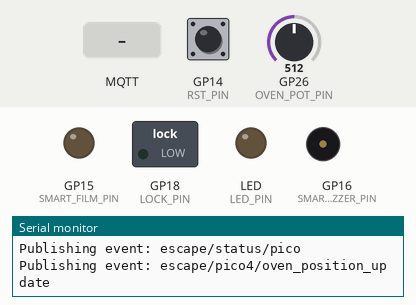
Recording of a program running on a simulated Raspberry Pi Pico W. On the bench: switched loads named in the program (green lamp = pin HIGH), output pins drawn as LEDs (lit = HIGH), buzzer (waves = sounding, pin HIGH), the last lines printed to the serial monitor. The inputs (shaded band) are chosen by the test bench; at power-on: GP14 (RST_PIN) HIGH, GP26 (OVEN_POT_PIN) = 512 (analog values on the 0–1023 scale). WiFi joins after 1.5 s; servers stay silent unless stated; no MQTT or app messages arrive unless stated.

Above: at 5.7 s.
5.8 s: MQTT message "1" arrives on the first subscribed topic
At 6.8 s:
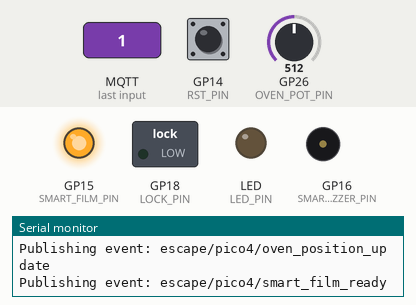
7.6 s: MQTT message "1" arrives on the third subscribed topic
At 8.8 s:
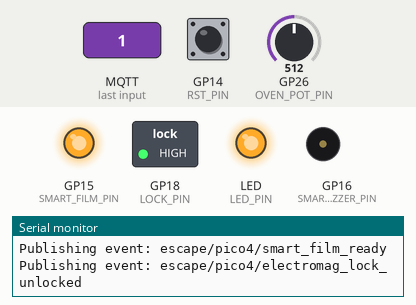
9.1 s: MQTT message "0" arrives on the first subscribed topic
At 9.28 s:
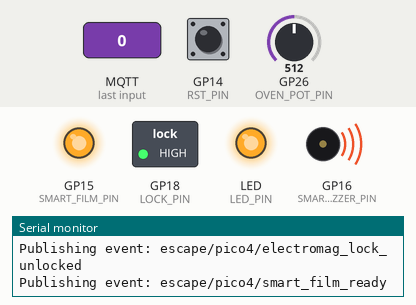
10.9 s: MQTT message "off" arrives on the first subscribed topic
At 12.1 s:
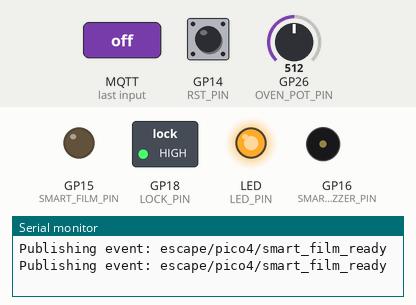
12.4 s: MQTT message "2" arrives on the first subscribed topic
At 13.5 s:
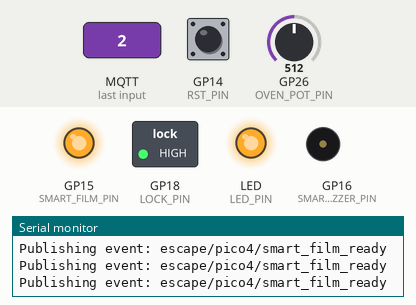
14.2 s: MQTT message "off" arrives on the second subscribed topic
At 15.1 s:
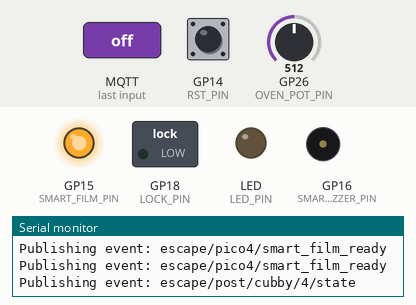
Timing chart, 0 to 16.7 s (numbered marks = the images above; inputs shaded):
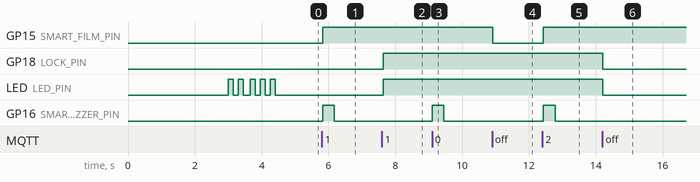

Measured:
- after the input at 5.8 s, GP15 (SMART_FILM_PIN): LOW → HIGH at once; GP16 (SMART_FILM_BUZZER_PIN): LOW → HIGH at once, → LOW 0.35 s later
- after the input at 7.6 s, GP18 (LOCK_PIN), LED (LED_PIN): LOW → HIGH at once
- after the input at 9.1 s, GP16 (SMART_FILM_BUZZER_PIN): LOW → HIGH at once, → LOW 0.35 s later
- after the input at 10.9 s, GP15 (SMART_FILM_PIN): HIGH → LOW at once
- after the input at 12.4 s, GP15 (SMART_FILM_PIN): LOW → HIGH at once; GP16 (SMART_FILM_BUZZER_PIN): LOW → HIGH at once, → LOW 0.35 s later
- after the input at 14.2 s, GP18 (LOCK_PIN), LED (LED_PIN): HIGH → LOW at once

The program:

main.cpp
```cpp
#include <Arduino.h>
#include <WiFi.h>
#include <PubSubClient.h>

#include "../../shared/OvenDial.h"
#include "../../shared/EscapeRoomProtocol.h"
#include "../../shared/PicoStatusReport.h"
#include "../../shared/PostState.h"

#ifndef WIFI_SSID
#define WIFI_SSID "VenueWifi"
#endif

#ifndef WIFI_PASS
#define WIFI_PASS "VenuePassword"
#endif

#ifndef MQTT_BROKER
#define MQTT_BROKER "ceenypie.local"
#endif

#ifndef MQTT_BROKER_FALLBACK
#define MQTT_BROKER_FALLBACK ""
#endif

#ifndef MQTT_BROKER_PORT
#define MQTT_BROKER_PORT 1883
#endif

#ifndef MQTT_CLIENT_ID
#define MQTT_CLIENT_ID "pico4-smart-film-oven"
#endif

constexpr int LED_PIN = LED_BUILTIN;
constexpr int RST_PIN = 14;
constexpr int SMART_FILM_PIN = 15;
constexpr int SMART_FILM_BUZZER_PIN = 16;
constexpr int LOCK_PIN = 18;
constexpr int OVEN_POT_PIN = 26;

constexpr int OVEN_MIN_VALUE = 170;
constexpr int OVEN_TARGET_VALUE = 350;
constexpr int OVEN_MAX_VALUE = 440;
constexpr int OVEN_TARGET_TOLERANCE = 10;
constexpr int OVEN_STEP_VALUE = 15;
constexpr int OVEN_POT_MIN_READING = 0;
constexpr int OVEN_POT_MAX_READING = 4095;
constexpr int OVEN_POSITION_PUBLISH_DELTA = OVEN_STEP_VALUE;

constexpr unsigned long MQTT_RETRY_MS = 3000;
constexpr unsigned long SMART_FILM_BUZZER_MS = 350;
constexpr unsigned long OVEN_TARGET_HOLD_MS = 1200;
constexpr unsigned long SENSOR_TELEMETRY_MS = 1000;
constexpr int MQTT_ATTEMPTS_PER_HOST = 3;

WiFiClient wifiClient;
PubSubClient mqtt(wifiClient);

bool ovenSolved = false;
bool ovenNeedsPhysicalReset = false;
bool ovenArmed = false;
int ovenLastPublishedValue = -1;
unsigned long smartFilmBuzzerOffAt = 0;
unsigned long ovenTargetStableStart = 0;
unsigned long lastSensorTelemetry = 0;

void resetOvenAndOutputs();
void publishPostState();
void publishStartupReport();
void publishSensorTelemetry(bool forcePublish = false);

void publishEvent(const char* topic, const char* payload) {
    Serial.print("Publishing event: ");
    Serial.println(topic);

    if (!mqtt.publish(topic, payload)) {
        Serial.println("MQTT publish failed.");
    }
}

void publishOvenDegrees(int ovenDegrees) {
    String payload = String(ovenDegrees);
    publishEvent(EscapeTopic::OVEN_POSITION_UPDATE, payload.c_str());
    mqtt.publish(EscapeTopic::LEGACY_OVEN_DEGREES, payload.c_str());
}

void setLock(bool on) {
    // HIGH = electromagnetic lock released (room unlocked). The release is held
    // until the room is reset so the door stays open; resetOvenAndOutputs()
    // drives LOCK_PIN LOW again to re-arm the lock for the next group.
    digitalWrite(LOCK_PIN, on ? HIGH : LOW);
    digitalWrite(LED_PIN, on ? HIGH : LOW);

    if (on) {
        publishEvent(EscapeTopic::ELECTROMAG_LOCK_UNLOCKED, "electromagnetic lock unlocked");
    }
}

void pulseSmartFilmBuzzer() {
    digitalWrite(SMART_FILM_BUZZER_PIN, HIGH);
    smartFilmBuzzerOffAt = millis() + SMART_FILM_BUZZER_MS;
}

int readOvenPotValue() {
    int rawReading = analogRead(OVEN_POT_PIN);
    return ovenValueFromPotReading(
        rawReading,
        OVEN_POT_MIN_READING,
        OVEN_POT_MAX_READING,
        OVEN_MIN_VALUE,
        OVEN_MAX_VALUE,
        OVEN_STEP_VALUE
    );
}

void publishAndDisplayOvenValue(int ovenValue, bool forcePublish = false) {
    if (
        forcePublish ||
        ovenLastPublishedValue < 0 ||
        abs(ovenValue - ovenLastPublishedValue) >= OVEN_POSITION_PUBLISH_DELTA
    ) {
        publishOvenDegrees(ovenValue);
        ovenLastPublishedValue = ovenValue;
    }
}

void checkOvenPotentiometer() {
    int ovenValue = readOvenPotValue();
    publishAndDisplayOvenValue(ovenValue);
    bool atTarget = ovenValueIsAtTarget(ovenValue, OVEN_TARGET_VALUE, OVEN_TARGET_TOLERANCE);

    if (!ovenArmed) {
        ovenTargetStableStart = 0;
        return;
    }

    if (ovenNeedsPhysicalReset) {
        if (!atTarget) {
            ovenNeedsPhysicalReset = false;
            ovenTargetStableStart = 0;
            publishPostState();
            publishSensorTelemetry(true);
        }
        return;
    }

    if (ovenSolved) {
        ovenTargetStableStart = 0;
        return;
    }

    if (!ovenSolved && atTarget && ovenTargetStableStart == 0) {
        ovenTargetStableStart = millis();
    }

    if (!ovenSolved && !atTarget) {
        ovenTargetStableStart = 0;
    }

    if (!ovenSolved && atTarget && millis() - ovenTargetStableStart >= OVEN_TARGET_HOLD_MS) {
        ovenSolved = true;
        publishAndDisplayOvenValue(ovenValue, true);
        publishPostState();
        publishEvent(EscapeTopic::OVEN_TARGET_REACHED, "oven target reached");
        setLock(true);
        publishSensorTelemetry(true);
    }
}

void handleMessage(char* topic, byte* payload, unsigned int length) {
    String message;

    for (unsigned int i = 0; i < length; ++i) {
        message += static_cast<char>(payload[i]);
    }

    String topicText(topic);

    if (topicText == EscapeTopic::REVEAL_SMART_FILM || topicText == EscapeTopic::LEGACY_PDLC_ON) {
        bool revealSmartFilm = message != "off";
        digitalWrite(SMART_FILM_PIN, revealSmartFilm ? HIGH : LOW);

        if (revealSmartFilm) {
            pulseSmartFilmBuzzer();
        }

        publishEvent(EscapeTopic::SMART_FILM_READY, revealSmartFilm ? "transparent" : "opaque");
    } else if (topicText == EscapeTopic::ARM_OVEN_POTENTIOMETER) {
        ovenArmed = message != "off";
        ovenTargetStableStart = 0;
        ovenNeedsPhysicalReset = false;

        if (!ovenArmed) {
            ovenSolved = false;
            setLock(false);
        }

        publishPostState();
        publishSensorTelemetry(true);
    } else if (topicText == EscapeTopic::UNLOCK_ELECTROMAG_LOCK || topicText == EscapeTopic::LEGACY_LOCK_TRIGGER) {
        setLock(message != "off");
    } else if (topicText == EscapeTopic::STATUS_REQUEST || topicText == EscapeTopic::LEGACY_POST_QUERY) {
        publishPostState();
        publishStartupReport();
    } else if (topicText == EscapeTopic::RESET_PUZZLE || topicText == EscapeTopic::LEGACY_GAME_RESET) {
        resetOvenAndOutputs();
    }
}

void blink(int count, int delayMs = 150) {
    for (int i = 0; i < count; ++i) {
        digitalWrite(LED_PIN, HIGH);
        delay(delayMs);
        digitalWrite(LED_PIN, LOW);
        delay(delayMs);
    }
}

void connectWiFi() {
    WiFi.begin(WIFI_SSID, WIFI_PASS);

    while (WiFi.status() != WL_CONNECTED) {
        digitalWrite(LED_PIN, !digitalRead(LED_PIN));
        delay(500);
    }

    digitalWrite(LED_PIN, LOW);
    blink(2);
}

bool tryConnectMQTT(const char* broker) {
    if (broker == nullptr || broker[0] == '\0') {
        return false;
    }

    mqtt.setServer(broker, MQTT_BROKER_PORT);
    mqtt.setCallback(handleMessage);

    for (int attempt = 0; attempt < MQTT_ATTEMPTS_PER_HOST && !mqtt.connected(); ++attempt) {
        if (mqtt.connect(MQTT_CLIENT_ID)) {
            mqtt.subscribe(EscapeTopic::REVEAL_SMART_FILM);
            mqtt.subscribe(EscapeTopic::ARM_OVEN_POTENTIOMETER);
            mqtt.subscribe(EscapeTopic::UNLOCK_ELECTROMAG_LOCK);
            mqtt.subscribe(EscapeTopic::STATUS_REQUEST);
            mqtt.subscribe(EscapeTopic::RESET_PUZZLE);
            mqtt.subscribe(EscapeTopic::LEGACY_PDLC_ON);
            mqtt.subscribe(EscapeTopic::LEGACY_LOCK_TRIGGER);
            mqtt.subscribe(EscapeTopic::LEGACY_POST_QUERY);
            mqtt.subscribe(EscapeTopic::LEGACY_GAME_RESET);
            blink(3);
            publishPostState();
            publishStartupReport();
            return true;
        }

        delay(MQTT_RETRY_MS);
    }

    return false;
}

void connectMQTT() {
    while (!mqtt.connected()) {
        if (tryConnectMQTT(MQTT_BROKER) || tryConnectMQTT(MQTT_BROKER_FALLBACK)) {
            return;
        }
    }
}

void publishPostState() {
    publishEvent(postStateTopic(4).c_str(), postStatePayload(ovenSolved));
}

void publishStartupReport() {
    publishEvent(EscapeTopic::PICO_STATUS_REPORT, EscapePicoStatus::PICO4_REPORT);
}

void publishSensorTelemetry(bool forcePublish) {
    if (!mqtt.connected() || (!forcePublish && millis() - lastSensorTelemetry < SENSOR_TELEMETRY_MS)) {
        return;
    }

    lastSensorTelemetry = millis();
    int rawPot = analogRead(OVEN_POT_PIN);
    int ovenValue = ovenValueFromPotReading(
        rawPot,
        OVEN_POT_MIN_READING,
        OVEN_POT_MAX_READING,
        OVEN_MIN_VALUE,
        OVEN_MAX_VALUE,
        OVEN_STEP_VALUE
    );
    String payload = "oven_raw=" + String(rawPot);
    payload += ",oven_value=" + String(ovenValue);
    payload += ",solved=" + String(ovenSolved ? 1 : 0);
    payload += ",needs_reset=" + String(ovenNeedsPhysicalReset ? 1 : 0);
    payload += ",oven_armed=" + String(ovenArmed ? 1 : 0);
    payload += ",smart_film=" + String(digitalRead(SMART_FILM_PIN));
    payload += ",smart_film_buzzer=" + String(digitalRead(SMART_FILM_BUZZER_PIN));
    payload += ",lock=" + String(digitalRead(LOCK_PIN));
    mqtt.publish("escape/telemetry/pico4/oven", payload.c_str());
}

void resetOvenAndOutputs() {
    ovenSolved = false;
    ovenArmed = false;
    int ovenValue = readOvenPotValue();
    ovenNeedsPhysicalReset = false;
    ovenLastPublishedValue = -1;
    ovenTargetStableStart = 0;
    setLock(false);
    digitalWrite(SMART_FILM_PIN, LOW);
    digitalWrite(SMART_FILM_BUZZER_PIN, LOW);
    smartFilmBuzzerOffAt = 0;
    digitalWrite(LED_PIN, LOW);
    if (mqtt.connected()) {
        publishAndDisplayOvenValue(ovenValue, true);
        publishPostState();
    }
}

void setup() {
    Serial.begin(115200);
    delay(1500);

    pinMode(LED_PIN, OUTPUT);
    pinMode(RST_PIN, INPUT_PULLUP);
    pinMode(SMART_FILM_PIN, OUTPUT);
    pinMode(SMART_FILM_BUZZER_PIN, OUTPUT);
    pinMode(LOCK_PIN, OUTPUT);
    pinMode(OVEN_POT_PIN, INPUT);
    analogReadResolution(12);

    resetOvenAndOutputs();
    connectWiFi();
    connectMQTT();
}

void loop() {
    if (WiFi.status() != WL_CONNECTED) {
        connectWiFi();
    }

    if (!mqtt.connected()) {
        connectMQTT();
    }

    mqtt.loop();

    if (digitalRead(RST_PIN) == LOW) {
        resetOvenAndOutputs();
        delay(500);
    }

    checkOvenPotentiometer();
    publishSensorTelemetry();

    if (smartFilmBuzzerOffAt != 0 && millis() >= smartFilmBuzzerOffAt) {
        digitalWrite(SMART_FILM_BUZZER_PIN, LOW);
        smartFilmBuzzerOffAt = 0;
    }

    delay(50);
}
```
